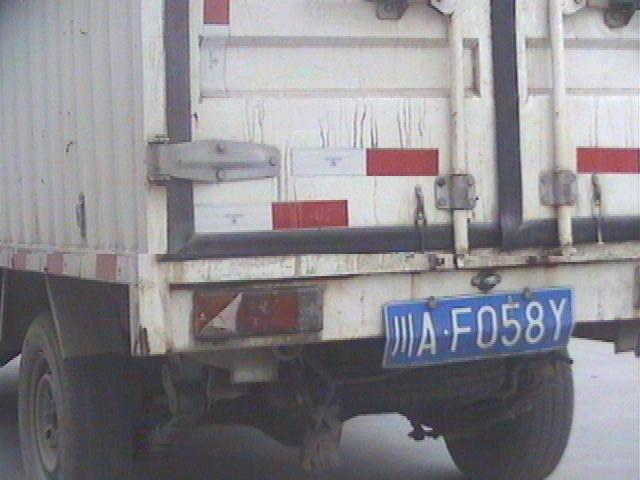
#> input picture farAwaySFE/mine/final_designer/dataset/0.jpg, 640 x 480 px, found by its file name
$ python lbpT.py
#> lines starting #> are read from the running program, lines starting #| are printed output that depends on the picture
import cv2
from skimage.feature import local_binary_pattern


def main():
    im = cv2.imread('../mine/0.jpg',0) # 灰度
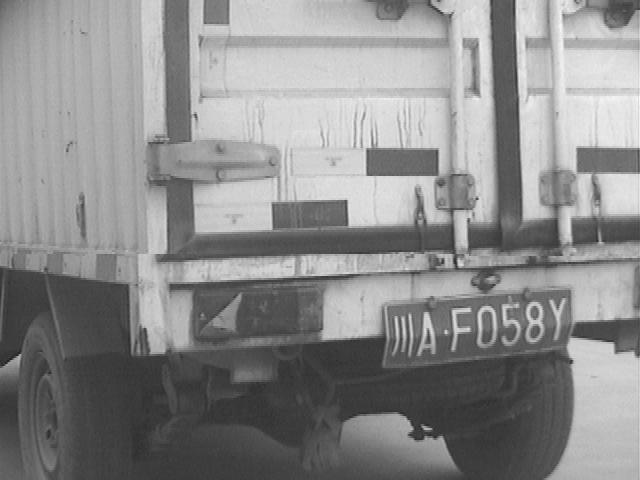
#> im: shape (480, 640); min 28, max 250, mean 139
    lbp = local_binary_pattern(im,8,1)
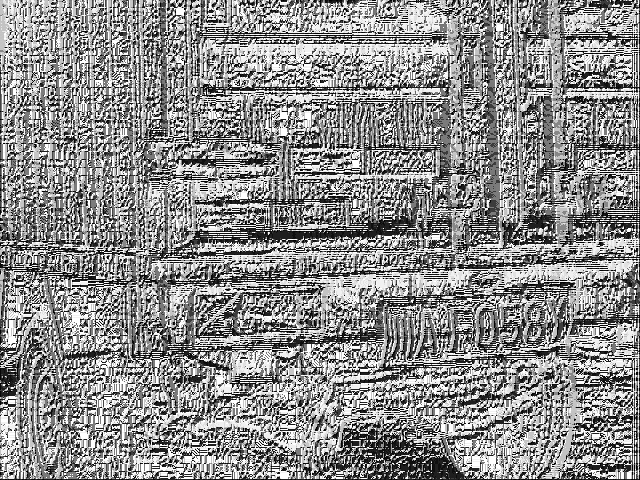
#> lbp: shape (480, 640) float64; min 0, max 255, mean 141.5

    cv2.imshow('src',im)
    # cv2.imshow('lbp',lbp)
    print(lbp)
#> (printed output is left out)

    print(im)
#> (printed output is left out)
    return lbp
if __name__ == "__main__":
    main()

$ run again, with farAwaySFE/mine/final_designer/dataset/1.jpg copied over farAwaySFE/mine/final_designer/dataset/0.jpg
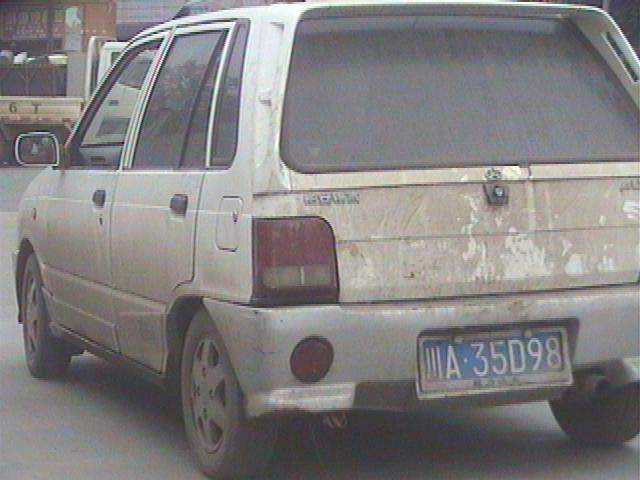
#> input picture farAwaySFE/mine/final_designer/dataset/1.jpg, 640 x 480 px, found by its file name
#> in main, `lbp = local_binary_pattern(im,8,1)`:
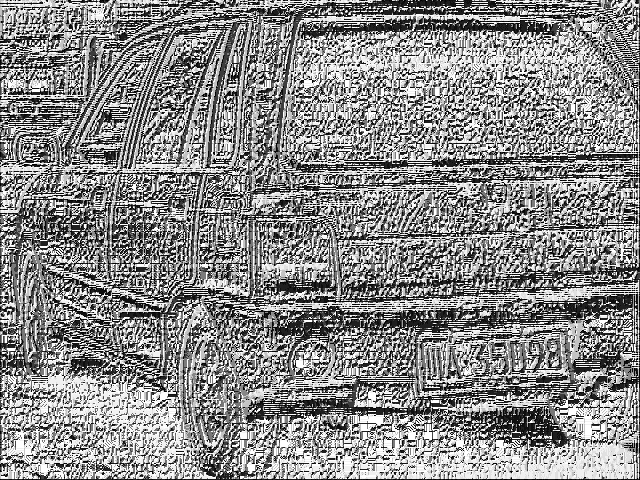
#> lbp: shape (480, 640) float64; min 0, max 255, mean 138.8
#> (printed output is left out)
#> (printed output is left out)
